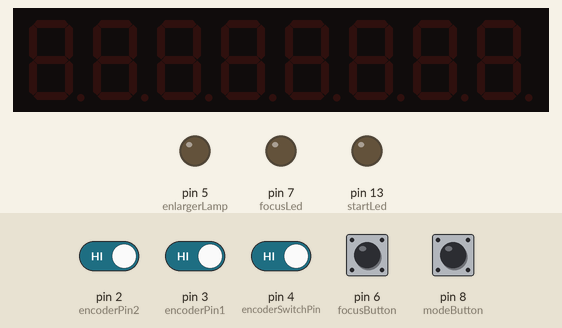
Recording of a sketch running on a simulated Arduino Mega 2560, built with avr-gcc and run on an emulated ATmega2560. Shown: 8-digit seven-segment display, output pins drawn as LEDs (lit = HIGH). The test bench sets the inputs (shaded band); at power-on: pin 2 (encoderPin2), pin 3 (encoderPin1), pin 4 (encoderSwitchPin) HIGH, pin 6 (focusButton), pin 8 (modeButton) LOW.

Above: at 1.2 s.
1.3 s: pin 8 (modeButton) pulled HIGH for 0.15 s
At 2.6 s:
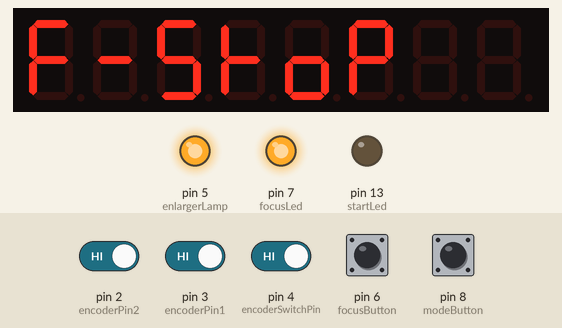
4.4 s: pin 8 (modeButton) pulled HIGH for 1 s
At 7.0 s:
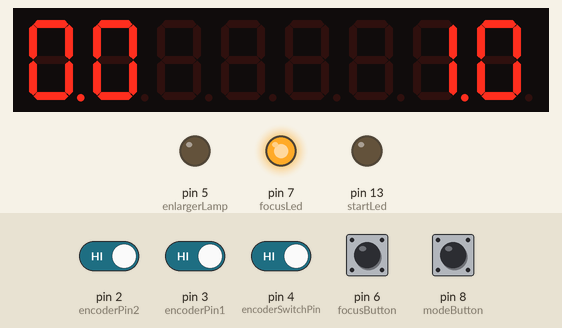
7.4 s: pin 8 (modeButton) pulled HIGH for 0.15 s
At 8.6 s:
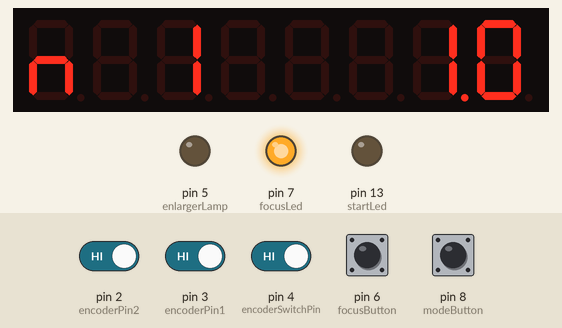
9.0 s: pin 2 (encoderPin2) driven LOW
At 9.8 s:
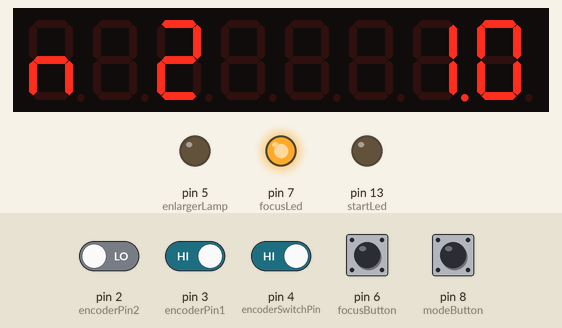
10.5 s: pin 2 (encoderPin2) driven HIGH
12.0 s: pin 3 (encoderPin1) driven LOW
At 13.2 s:
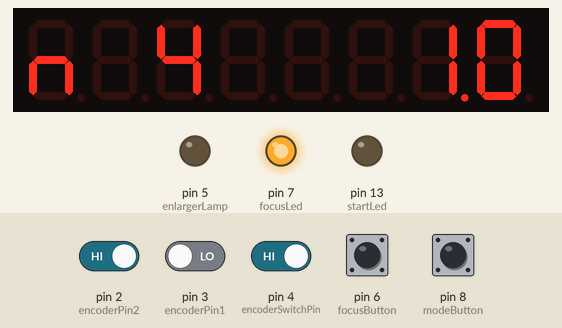
Timing chart, 0 to 14.5 s (numbered marks = the images above; inputs shaded):
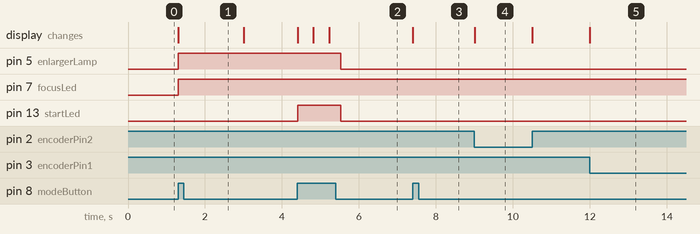

Measured:
- after the input at 1.3 s, pin 5 (enlargerLamp), pin 7 (focusLed): LOW → HIGH at once; the display: changes at once (image 1)
- after the input at 4.4 s, pin 5 (enlargerLamp): HIGH → LOW after 1.1 s; pin 13 (startLed): LOW → HIGH at once, → LOW 1.1 s later; the display: first changes at once (image 2 shows a later state)
- after the input at 7.4 s, the display: changes at once (image 3)
- after the input at 9.0 s, the display: changes at once (image 4)
- after the input at 12.0 s, the display: changes at once (image 5)

The sketch:

Albermarle.ino
```cpp
/*
 * F-STOP ENLARGER TIMER
 *
 * This script runs the Albermarle St F-Stop timer on an Arduino Uno R3.
 * The script takes inputs from a rotary encoder and four momentary pushbuttons to set a time value based
 * on Gene Nocton's f-stop timer concept.
 *
 * The script uses the LedControl.h library (available here: https://github.com/wayoda/LedControl) to run
 * a 2 x 4 digit 7-segment display unit controlled by the MAX7219 chip.
 *
 * The circuit operates a relat, to which the enlarger and mains power are connected.
 * EXERCISE ALL POSSIBLE CAUTION WITH MAINS POWER!
 *
 */

#include "LedControl.h"

// PINS IN USE ON THE ARDUINO UNO R3
int encoderPin2 = 2;      // This pin must be to the rotary encoder
int encoderPin1 = 3;      // This pin must be to the rotary encoder
int encoderSwitchPin = 4; // Rotary encoder pushbutton
int enlargerLamp = 5;     // Connection to relay
int focusButton = 6;      // Pushbutton for Focus
int focusLed = 7;         // LED for indicating Focus button use
int modeButton = 8;       // Pushbutton for changing the timer moder
int startButton = 9;      // Pushbutton for Start
// pin 10 to MAX7219 CS blue
// pin 11 to MAX7219 CLK green
// pin 12 to MAX7219 DIN orange
int startLed = 13;        // LED for indicating Start button use

// Call the LedControl library and nominate the pins, last argument is the number of MAX7219 chips.
LedControl lc = LedControl(12,11,10,1);

//VARIABLES
boolean focusSwitch = true; // For indicating actuation of the Focus Button
boolean startSwitch = true; // For indicating actuation of the Start Button
boolean rotarySwitch = true; // For indicating actuation of the Rotary Encoder Pushbutton
byte previousFocus = LOW; // For determining Focus button change state
byte previousStart = HIGH; // For determining Start button change state
unsigned long currentMillis; // For timed operations
unsigned long previousMillis; // For timed operations
unsigned long interval = 3000; // For timed operations
boolean homeDisplay = true; // For display string cycling in Home mode
byte focusState; // Whether the focus button is in on or off mode
byte startState; // Whether the start button is in on or off mode
int brightness = 8; // Initial brightness value
byte modeState = LOW; // state of the Mode button for cycling through Modes
byte modePrevious = HIGH; // What the previous state of the mode button was
byte generalMode = 3; // For the switch... case argument
float timerFStop = 0.0; // Default value for f-stop
int timerSeconds; // Calculated from timerFstop using fstop2TensSeconds()
//boolean rotaryState = true; // For switching the rotary encoder on and off
boolean previousRotary = true; // For switching the rotary encoder on and off
boolean rotaryEvent = true; // For rotary encoder pushbutton events
int stripState = 0; // For cycling through the sub-modes in the stripMode()
boolean previousStripRotary = true; // For cycling through the sub-modes in StripMode()
const int stripNumbers[] = {1,2,3,4,5,6,7,8,9,10}; // Possible values for the number of exposures
int numberStrips = 0; // For placing the number of strips to be worked with
int n = 0; // For manipulating rotary encoder choices in stripMode and fstopMode
const int stripStopIntervals[] = {10,20,25,33,50,66,75}; // Possible values for the number of exposures
int stripStops = 0; // For saving the number of strips in an exposure
float stripBase = 0.0; // For displaying the base time for stripMode()
int exposureNumber = 0; // For stepping through the exposure sequences in stripMode() and fstopMode()
int stripSeconds; // For the seconds variable to be fed to exposure()

// Time Display Variables
int rightLength; // Variable to take the length of the string for the right-hand display
int timeStart = 999;
int displayTime;
unsigned long timerDecrement;

// F-stop Display Varialbes
int leftLength;


//ROTARY ENCODER VARIABLES
volatile int lastEncoded = 0;
volatile long encoderValue = 0;
long lastencoderValue = 0;
int lastMSB = 0;
int lastLSB = 0;

// END VARIABLES
//------------------------------------------------------------------------


void setup() {
  lc.shutdown(0,false);   // Bring the display out of shutdown
  lc.clearDisplay(0);     // and clear the display

  // Bring the pins online
  pinMode(encoderPin1, INPUT);
  pinMode(encoderPin2, INPUT);
  pinMode(encoderSwitchPin, INPUT);
  pinMode(enlargerLamp, OUTPUT);
  pinMode(focusLed, OUTPUT);
  pinMode(focusButton, INPUT);
  pinMode(modeButton, INPUT);
  pinMode(startButton, INPUT);
  pinMode(startLed, OUTPUT);

  Serial.begin(9600);

  modeState = digitalRead(modeButton); //read the initial state of the button

  digitalWrite(encoderPin1, HIGH); //turn pullup resistor on
  digitalWrite(encoderPin2, HIGH); //turn pullup resistor on
  digitalWrite(encoderSwitchPin, HIGH); //turn pullup resistor on

  //call updateEncoder() when any high/low changed seen
  //on interrupt 0 (pin 2), or interrupt 1 (pin 3)
  attachInterrupt(0, updateEncoder, CHANGE);
  attachInterrupt(1, updateEncoder, CHANGE);

}

void loop() {
  // Which Mode am I in?
  // What does that Mode want me to do?
  modeState = digitalRead(modeButton);
  if(modeState && modeState != modePrevious){
    if(generalMode < 3){ // Check to see if the generalMode is within a range of 0 - 3,  anything over that will reset count back to 0.
      generalMode += 1;
      encoderValue = 0;
    }
    else{
      generalMode = 0;
      encoderValue = 0;
    }

    //Serial.println(generalMode);
  }
  modePrevious = modeState;

  // Switch modes
  switch (generalMode){

    case 0:
      homeMode();
      break;

    case 1:
      timerMode();
      break;

    case 2:
      stripMode();
      break;

    case 3:
      break;
  }
}


// THE INTERRUPT FOR THE ROTARY ENCODER //
void updateEncoder(){
  int MSB = digitalRead(encoderPin1);       //MSB = most significant bit
  int LSB = digitalRead(encoderPin2);       //LSB = least significant bit

  int encoded = (MSB << 1) |LSB;            //converting the 2 pin value to single number
  int sum  = (lastEncoded << 2) | encoded;  //adding it to the previous encoded value

  if(sum == 0b1101 || sum == 0b0100 || sum == 0b0010 || sum == 0b1011) encoderValue ++;
  if(sum == 0b1110 || sum == 0b0111 || sum == 0b0001 || sum == 0b1000) encoderValue --;

  lastEncoded = encoded;                    //store this value for next time
}

//----------------------------------------------------------
////// MODES OF OPERATION //////
//----------------------------------------------------------

//// THE HOME MODE INCLUDING FOCUS LIGHT OPERATION ////
void homeMode(){

  focus(); // Focus light operation
  digitalWrite(enlargerLamp, focusSwitch);
  digitalWrite(focusLed, focusSwitch);
  rotaryPB();

  // display brightness reset
  if(rotarySwitch == 0){
    encoderValue = 0;
  }
  // display brightness adjust
  brightness = constrain(encoderValue, 0, 15);
  lc.setIntensity(0, brightness);

  //Write stuff to the display
  currentMillis = millis();
  if(currentMillis - previousMillis > interval){
    previousMillis = currentMillis;
    homeDisplay = !homeDisplay;
    lc.clearDisplay(0);
  }
  if(homeDisplay){
    lc.setChar(0,7,'F',false);
    lc.setRow(0,6,1);
    lc.setChar(0,5,'5',false);
    //lc.setChar(0,4,'1',false);
    lc.setRow(0,4,7);
    lc.setChar(0,3,'o',false);
    lc.setChar(0,2,'p',false);
  }
  else{
    lc.setChar(0,7,'a',false);
    lc.setRow(0,6,0x05);
    lc.setChar(0,5,'d',false);
    lc.setRow(0,4,0x1c);
    lc.setRow(0,3,B00010000);
    lc.setChar(0,2,'n',false);
    lc.setChar(0,1,'o',false);
  }
}

//// PLAIN COUNTDOWN TIMER MODE, AS WITH NORMAL ENLARGER TIMERS ////
void timerMode(){

  rotaryPBEvent();
  focus();
  if(focusSwitch == 1){
    brightness = 0;
    lc.setIntensity(0, brightness);
  }
  digitalWrite(focusLed, focusSwitch);
  if(rotaryEvent == 1){
    timerFStop = constrain(encoderValue*10, 0, 900);
    displayTime = timerSeconds;
    lc.setChar(0,4,' ', false);
  }
  if(rotaryEvent == 0){
    lc.setChar(0,4,' ', true);
    expose();
  }

  timerSeconds = fstop2TensSeconds(timerFStop);
  leftDisplayText(String(timerFStop/100, 1));

  // Run the countdown timer function to switch the enlarger on for the selected time
  countdownTimer();

  //display time as it counts down
  rightDisplayText(String(displayTime));
  // Switch the start LED and enlarger lamp on
  digitalWrite(startLed, startSwitch);
  digitalWrite(enlargerLamp, startSwitch);

}


//// THE TEST STRIP EXPOSURE MODE ////
void stripMode(){
  rotaryPBEvent();
  if(rotaryEvent != previousStripRotary){
    if(stripState < 3){ // Check to see if the stripState is within a range of 0 - 3,  anything over that will reset count back to 0.
      stripState += 1;
      encoderValue = 0;
      n = 0;
      previousStripRotary = rotaryEvent;
    }
    else{
      stripState = 0;
      encoderValue = 0;
      n = 0;
      previousStripRotary = rotaryEvent;
    }
  }

  // Choose the number of strips to make
  if(stripState == 0){
    // rotary does no. strips
    timeStart = 999;
    n = constrain(encoderValue, 0, 9);
    numberStrips = stripNumbers[n];
    String tempo = "n ";
    tempo = tempo + numberStrips;
    leftDisplayText(tempo);
  }

  // Choose the f-stop increment for each strip
  else if(stripState == 1){
    // rotary does f-stop increment
    n = constrain(encoderValue, 0, 6);
    stripStops = stripStopIntervals[n];
    String tempo = "1 ";
    tempo = tempo + stripStops;
    leftDisplayText(tempo);
  }

  // Choose the base exposure time to begin with
  else if(stripState == 2){
    // rotary does base f-stop (time)
    // left display 'b'
    stripBase = constrain(encoderValue*10, 0, 800);
    String tempo = "b ";
    tempo = tempo + String(stripBase/100,1);
    leftDisplayText(tempo);
    rightDisplayText(String(fstop2TensSeconds(stripBase)));
  }

  // Execute the strip exposure program (base + number@fstop increment)
  else if(stripState == 3){
    int stripSequence[numberStrips];
    int stripFStops[numberStrips];
    for(int i = 0; i < numberStrips; i++){
      if(i == 0){
        stripSequence[i] = fstop2TensSeconds(stripBase);
        stripFStops[i] = stripBase;
      }
      else{
        stripSequence[i] = fstop2TensSeconds(stripBase + (i * stripStops)) - fstop2TensSeconds(stripBase + ((i - 1) * stripStops));
        stripFStops[i] = stripBase + (i * stripStops);
      }
    }
    if(exposureNumber > numberStrips){
      exposureNumber = 0;
    }
    stripSeconds = stripSequence[exposureNumber];
    timerSeconds = stripSeconds;
    expose();
    if(startSwitch == false){
      // left display has exposure number + f-stop
      // right display has corresponding time
      displayTime = timerSeconds;
    }
    countdownTimer();
    String leftStripText = String(exposureNumber + 1);
    float tata = stripFStops[exposureNumber];
    leftStripText += '-';
    leftStripText = leftStripText + String(tata/100,1);
    leftDisplayText(leftStripText);
    rightDisplayText(String(displayTime));
  }

  // Switch the Start LED and enlarger lamp on
  digitalWrite(startLed, startSwitch);
  digitalWrite(enlargerLamp, startSwitch);
}


/////////   INPUT FUNCTIONS - BUTTONS and ENCODERS     //////////

void focus(){
  //set the state of the focus button
  focusState = digitalRead(focusButton);
  if(focusState && focusState != previousFocus){
    if(focusSwitch > 0)
      focusSwitch = 0;
    else
      focusSwitch = 1;
  }
  previousFocus = focusState;
}

void expose(){
  //set the state of the start button
  startState = digitalRead(startButton);
  if(startState && startState != previousStart){
    startSwitch = !startSwitch;
  }
  previousStart = startState;
}

void rotaryPB(){
  if(digitalRead(encoderSwitchPin)){
    //button is not being pushed
    rotarySwitch = 1;
  }
  else{
    //button is being pushed
    rotarySwitch = 0;
  }
}

void rotaryPBEvent(){
  // event trigger based on pushing the rotary encoder pushbutton
  rotaryPB();
  if(rotarySwitch && rotarySwitch != previousRotary){
    rotaryEvent = !rotaryEvent;
  }
  previousRotary = rotarySwitch;
}

int fstop2TensSeconds(float FStop){
  float tensValue = 0;
  tensValue = round(10*pow(2,FStop/100));//adapted f-stop to time formula: t=2^(fstop), here time in 1/10th of sec, f-stop in 1/100th
  return tensValue;
}

void leftDisplayText(String text){
  String leftTempText = text;
  int leftDotPosition = leftTempText.indexOf('.');
  leftTempText.remove(leftDotPosition,1);
  leftLength = leftTempText.length();
  for(int i = 0; i < leftLength; i++){
    if(i == leftDotPosition - 1){
      lc.setChar(0, 7-i, leftTempText[i], true);
      }
    else{
      lc.setChar(0,7-i,leftTempText[i],false);
    }
    if(leftLength < 3){
      lc.setChar(0, 5,' ', false);
    }
    if(leftLength < 4){
      lc.setChar(0, 4,' ', false);
    }
  }
}

void rightDisplayText(String text){
  String rightTempText = text;
  rightLength = rightTempText.length();
  for(int o = 0; o < rightLength; o++){
    if(o ==  1){
      lc.setChar(0, 0+o, rightTempText[(rightLength - 1) - o], true);
      }
    else{
      lc.setChar(0,0+o,rightTempText[(rightLength - 1) - o],false);
    }
    if(rightLength < 2){
      lc.setChar(0, 1, '0', true);
    }
    if(rightLength < 3){
      lc.setChar(0, 2,' ', false);
    }
    if(rightLength < 4){
      lc.setChar(0, 3,' ', false);
    }
  }
}

void countdownTimer(){
  if(startSwitch == true){
    if(timeStart == 999){
      timeStart = timerSeconds;
      timerDecrement = millis();
    }
    else if(millis() - timerDecrement > 99){
      timerDecrement = millis();
      if(timeStart > 0){
        timeStart -= 1;
        displayTime = timeStart;
        }
      else if (timeStart == 0){
        startSwitch = false;
        timerDecrement = 0;
        if(exposureNumber == numberStrips - 1){
          exposureNumber = 0;
        }
        else if(exposureNumber < numberStrips - 1){
          exposureNumber += 1;
        }
        timeStart = 999;
      }
    }
  }
}
```
